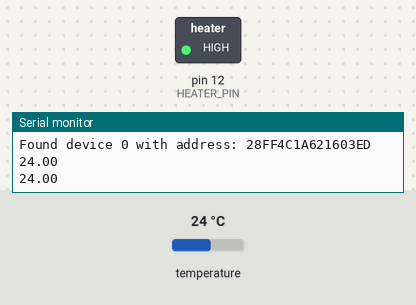
A sketch run on a simulated Arduino Uno, built with avr-gcc and run on an emulated ATmega328P. On the bench: switched loads named in the sketch (green lamp = pin HIGH), the last lines printed to the serial monitor. The inputs (shaded band) are chosen by the test bench; at power-on: temperature 24 °C.

Above: at 2.8 s.
2.9 s: temperature set to 33.4 °C
4.7 s: temperature set to 34.9 °C
At 7.1 s:
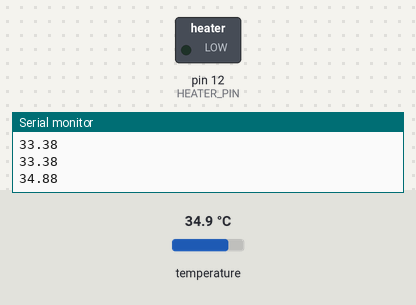
7.4 s: temperature set to 33.1 °C
At 8.8 s:
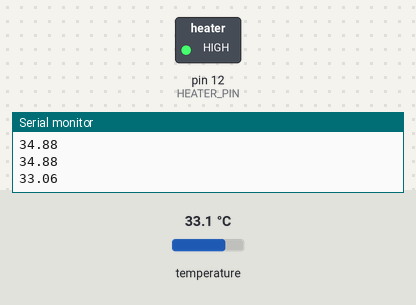
9.9 s: temperature set to 41 °C
At 11.6 s:
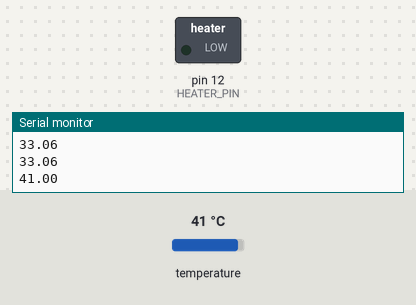
Timing chart, 0 to 13.1 s (numbered marks = the images above; inputs shaded):
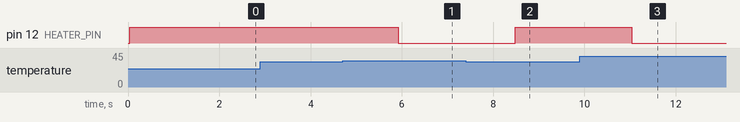

Measured:
- the behaviour switches between 34.2 and 34.3 °C on temperature (found by bisection; images 0 and 1)
- the behaviour switches between 33.9 and 33.8 °C on temperature (found by bisection; images 1 and 2)
- after the input at 4.7 s, pin 12 (HEATER_PIN): HIGH → LOW after 1.2 s
- after the input at 7.4 s, pin 12 (HEATER_PIN): LOW → HIGH after 1.1 s
- after the input at 9.9 s, pin 12 (HEATER_PIN): HIGH → LOW after 1.1 s

The sketch:

rain_heat.ino
```cpp
// This program tests the rain meter heater

#include <OneWire.h>
#include <DallasTemperature.h>

#define RAIN_TEMP_PIN 14
#define HEATER_PIN 12

#define TARGET_T 34
#define HIST 0.2

OneWire oneWire(RAIN_TEMP_PIN);
DallasTemperature sensors(&oneWire);

int numberOfDevices;
DeviceAddress tempDeviceAddress;

void setup(){

  Serial.begin(9600);

  sensors.begin();

  numberOfDevices = sensors.getDeviceCount();

  Serial.print("Locating devices...");
  Serial.print("Found ");
  Serial.print(numberOfDevices, DEC);
  Serial.println(" devices.");

  for(int i=0;i<numberOfDevices; i++){
    if(sensors.getAddress(tempDeviceAddress, i)){
      Serial.print("Found device ");
      Serial.print(i, DEC);
      Serial.print(" with address: ");
      printAddress(tempDeviceAddress);
      Serial.println();
    } else {
      Serial.print("Found ghost device at ");
      Serial.print(i, DEC);
      Serial.print(" but could not detect address. Check power and cabling");
    }
  }

  pinMode(HEATER_PIN,OUTPUT);
  digitalWrite(HEATER_PIN,HIGH);

}

void loop(){
  sensors.requestTemperatures();
  float avg = 0;
  for(int i=0;i<numberOfDevices; i++){
    if(sensors.getAddress(tempDeviceAddress, i)){

      float tempC = sensors.getTempC(tempDeviceAddress);
      avg += tempC/numberOfDevices;
    }
  }
  Serial.println(avg);
  if (avg > TARGET_T + HIST){
    digitalWrite(HEATER_PIN,LOW);
  }else if (avg < TARGET_T - HIST){
    digitalWrite(HEATER_PIN,HIGH);
  }
  delay(500);
}

void printAddress(DeviceAddress deviceAddress) {
  for (uint8_t i = 0; i < 8; i++){
    if (deviceAddress[i] < 16) Serial.print("0");
      Serial.print(deviceAddress[i], HEX);
  }
}
```
